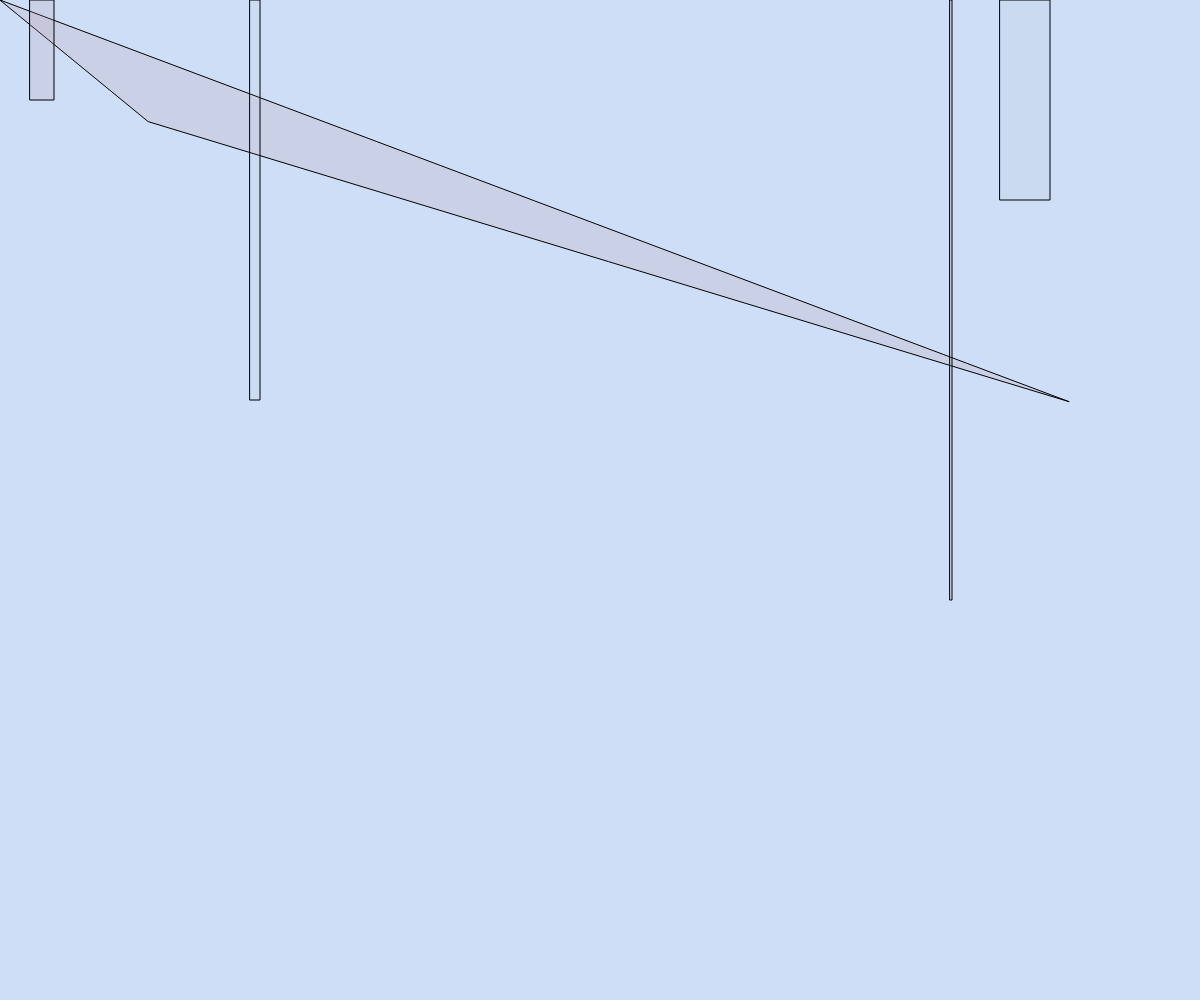
Frame 1 (no input)
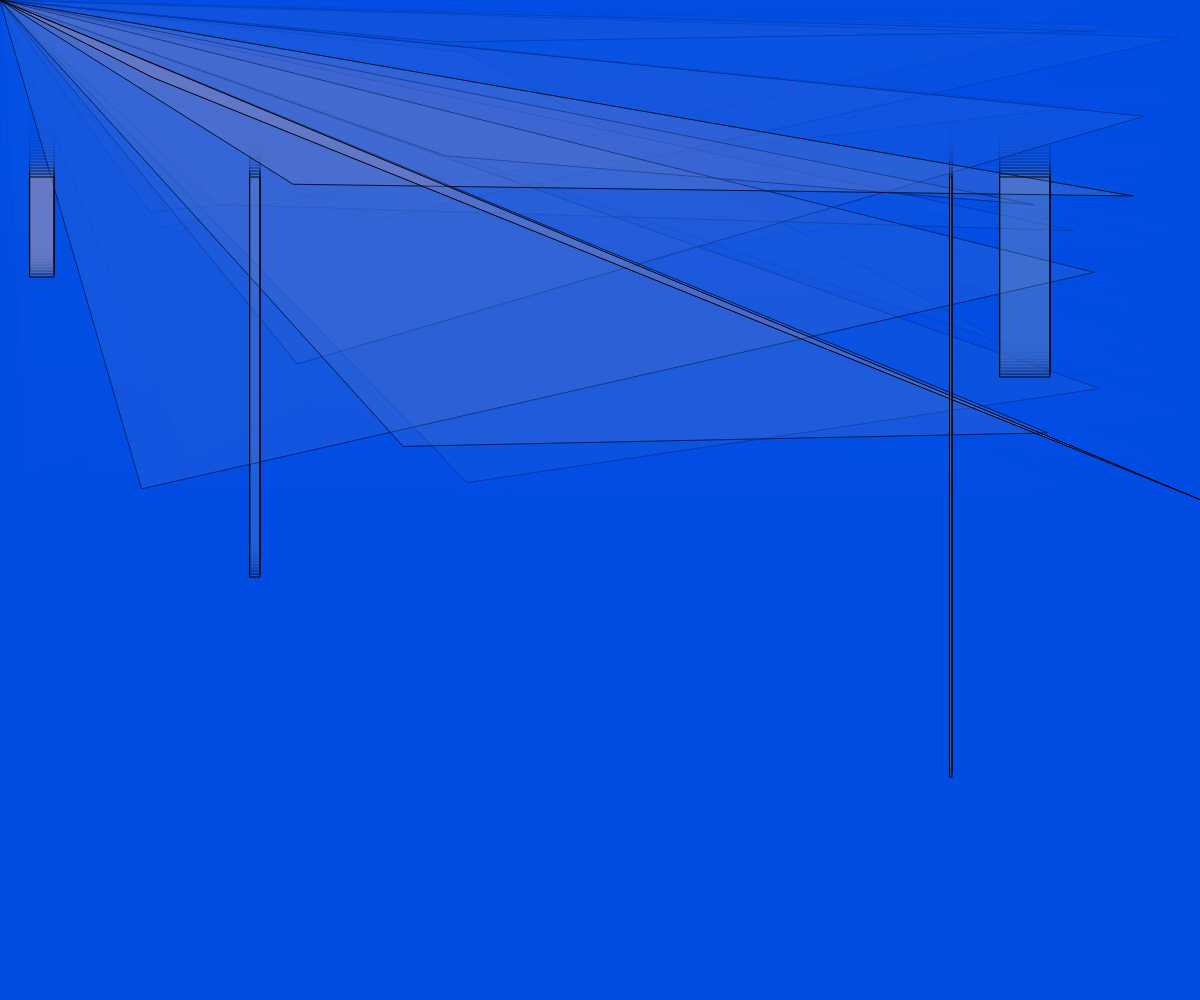
Frame 60 (no input)
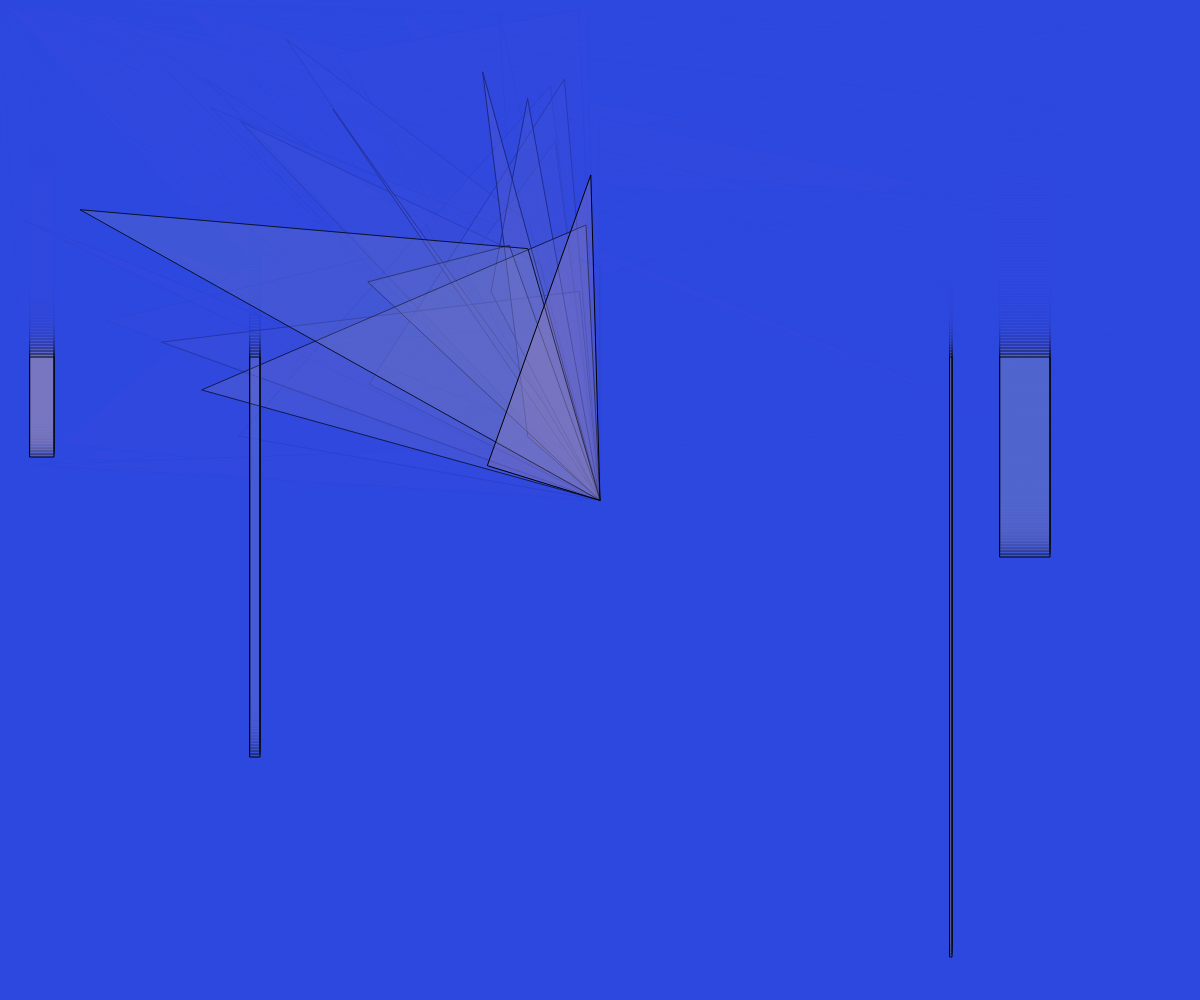
Frame 120 (the mouse pressed at the canvas centre since frame 60)

The p5.js sketch that drew these frames (run headless with seeded random() and noise() and a simulated clock; from frame 60 on, the mouse is pressed at the canvas centre):

// p5.js sketch
// ── sketch.js

let mask;
let y = 0;
let x = 0;
let speed = 3;
var nums = [1,50,255,5,20,200,100];
var index = 0;

function setup() {
createCanvas(windowWidth,windowHeight);

}

function draw() {
	background (nums[index],random(50,100),random(200,250),50);
	fill (random(155,200),155,170,50);
	stroke (0);
	triangle( mouseX,mouseY,random((windowWidth-mouseX),(windowHeight-mouseY)),random(0,500),random(0,500),random(0,500),);

  rect(30,y, 24, 100);
	fill(170,170,170,10);

	rect(250,y, 10, 400);
	fill(170,170,170,20);

	rect(windowWidth-200,y, 50, 200);
	fill(170,170,170,40);

	rect(windowWidth-250,y, 2, 600);
	fill(170,170,170,10);

	y = y + speed;
	move();

}

function mousePressed () {
  index = index + 1;
  if (index == nums.length) {
    index = 0 ;
  }
}

function move() {
  if (y >= height+20) {
    // if x"position" is equal or greater than the width of the screen, or if position is is less than
    //the beginning of the screen(-200), then reverse the speed (speed = -speed)
    y=0;
  }
}

// write functions here


//this will log the mouse coordinate
//console.log(mouseX);

//this will create random triangles, will use this for project
//triangle( mouseX,mouseY,random((windowWidth-mouseX),(windowHeight-mouseY)),random(0,255),random(0,255),random(0,255),);
